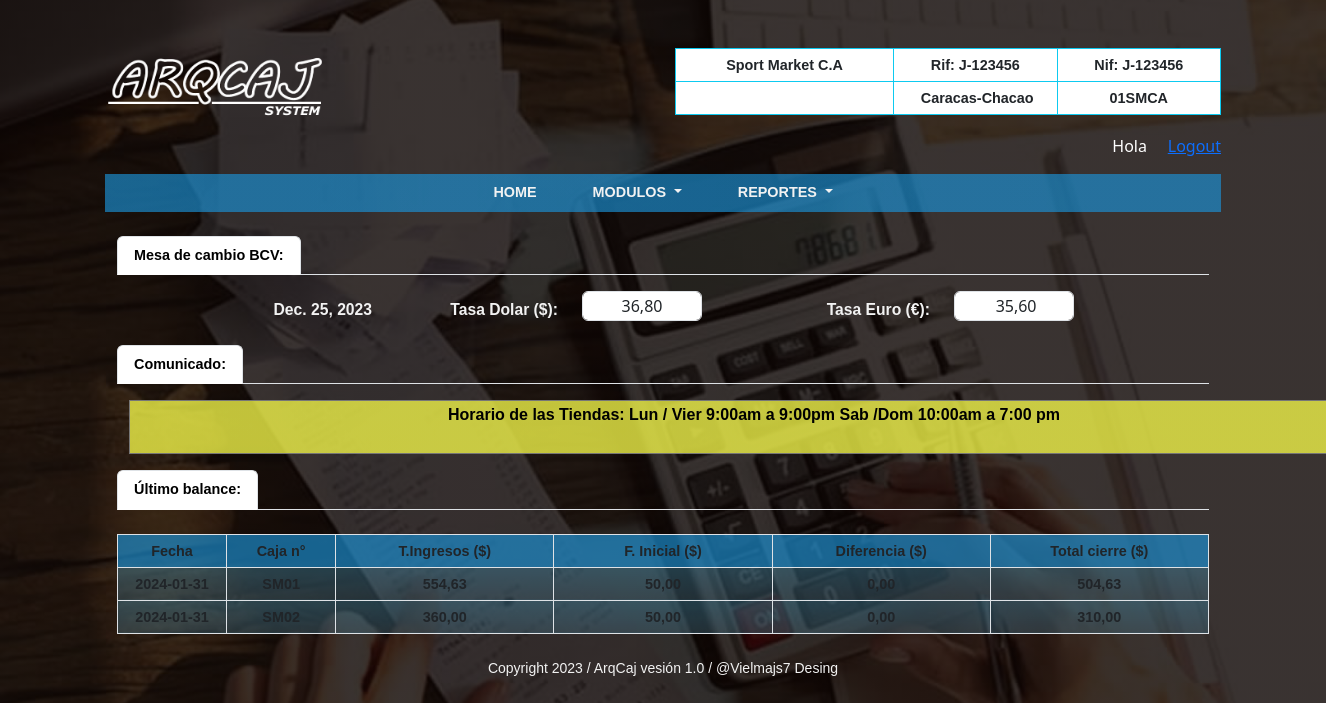
The page /home on the database its author committed.
### ProyectoWebAC/models.py (models this page shows, shortened)
class tienda(models.Model):
    user=models.ForeignKey(User, on_delete=models.CASCADE)
    codigo_tienda=models.CharField(max_length=6, null=False)
    razon=models.CharField(max_length=30, null=False)
    rif= models.CharField(max_length=12, null=False)
    nif= models.CharField(max_length=12, null=False)
    direccion= models.CharField(max_length=25, null=False)
    telf=models.CharField(max_length=30, null=True)
    redes=models.CharField(max_length=25, null=True)
    created=models.DateField(auto_now_add=True)
    update=models.DateField(auto_now_add=True)
    class Meta:
        verbose_name="Tienda"
        verbose_name_plural="Tiendas"

class tasaDivisa(models.Model):
    tasa_usd=models.CharField(max_length=6, null=False)
    tasa_eur=models.CharField(max_length=6, null=False)
    created=models.DateField(auto_now_add=True)
    update=models.DateField(auto_now_add=True)
    class Meta:
        verbose_name="Divisa"
        verbose_name_plural="Divisas"

class comunicado(models.Model):
    nota= models.CharField(max_length=200, null=False)
    created=models.DateField(auto_now_add=True)
    update=models.DateField(auto_now_add=True)
    class Meta:
        verbose_name="Nota"
        verbose_name_plural="Notas"

class caja(models.Model):
    tienda=models.ForeignKey(tienda, on_delete=models.CASCADE)
    codigo_caja=models.CharField(max_length=4, null=False)
    created=models.DateField(auto_now_add=True)
    update=models.DateField(auto_now_add=True)
    class Meta:
        verbose_name= "Caja"
        verbose_name_plural="Cajas"
    def __str__(self):
        return self.codigo_caja

### ArqueoCaja/models.py (models this page shows, shortened)
class arqueo(models.Model):
    tienda=models.ForeignKey(tienda, on_delete=models.CASCADE)
    caja=models.ForeignKey(caja, on_delete=models.CASCADE)
    tasaDivisa=models.ForeignKey(tasaDivisa, on_delete=models.CASCADE)
    ef_bs=models.CharField(max_length=10, null=False)
    ef_usd=models.CharField(max_length=10, null=False)
    ef_eur=models.CharField(max_length=10, null=False)
    td_bs=models.CharField(max_length=10, null=False)
    tc_usd=models.CharField(max_length=10, null=False)
    tc_bs=models.CharField(max_length=10, null=False)
    tr_bs=models.CharField(max_length=10, null=False)
    tr_zll=models.CharField(max_length=10, null=False)
    pm_bs=models.CharField(max_length=10, null=False)
    ti_bs=models.CharField(max_length=20, null=False)
    ti_usd=models.CharField(max_length=20, null=False)
    ti_eur=models.CharField(max_length=20, null=False)
    ti_zll=models.CharField(max_length=20, null=False)
    vn_usd=models.CharField(max_length=40, null=False)
    vn_bs=models.CharField(max_length=40, null=False)
    fi=models.CharField(max_length=10, null=False)
    gt=models.CharField(max_length=10, null=False)
    dt=models.CharField(max_length=10, null=False)
    dv=models.CharField(max_length=10, null=False)
    df=models.CharField(max_length=10, null=False)
    cierre=models.CharField(max_length=30, null=False)
    nota=models.CharField(max_length=250, null=True)
    procesado=models.BooleanField()
    created=models.CharField(max_length=10, null=False)
    update=models.DateField(auto_now_add=True)
    class Meta:
        verbose_name= "Arqueo"
        verbose_name_plural="Arqueos"

### ProyectoWebAC/views.py (the view)
# urls.py: path('home', views.homeView, name="Home"),
def homeView(request):
    return render(request, "ProyectoWebAC/home.html")

### ArqueoCaja/context_processors.py (called while the page is built)
def arqueoView(request):
    arqueoset= arqueo.objects.filter(tienda=(1))
    return {'arqueoset': arqueoset}

### ProyectoWebAC/context_processors.py (called while the page is built)
def tiendaView(request):
    tiendaset= tienda.objects.filter(user=(1))
    tiendaall=tienda.objects.all()
    return {'tiendaset': tiendaset, 'tiendaall':tiendaall}

def cajaView(request):
    cajaset= caja.objects.filter(tienda=(1))
    return {'cajaset': cajaset}

def divisaView(request):
    divisaset= tasaDivisa.objects.filter(id=(1))
    return {'divisaset': divisaset}

def notaView(request):
    notaset= comunicado.objects.all()
    return {'notaset': notaset}

### ProyectoWebAC/templates/ProyectoWebAC/home.html (shortened to what this page needs)
{% extends "ProyectoWebAC/baseII.html" %}
{% load static %}
{% load widget_tweaks %}
{% block content %}
<section>
    <div class="container lg">
        <ul class="nav nav-tabs my-3">
            <li class="nav-item">
                <a class="nav-link active" aria-current="page" href="#">Mesa de cambio BCV:</a>
            </li>
        </ul>
        <div class="form-group row my-3" style="text-align: end;">
            {% for d in divisaset %}
                <label for="tasa_usd" class="col-lg-3 col-form-label" id="etiqueta" >{{d.created}}</label>
            {% endfor %}
            <label for="tasa_usd" class="col-lg-2 col-form-label" id="etiqueta" >Tasa Dolar ($):</label>
            <div class="col-sm-2">
                {% for d in divisaset %}
                    <input type="text" class="form-control" value="{{d.tasa_usd}}" readonly>
                {% endfor %}
            </div>
            <label for="tasa_eur" class="col-lg-2 col-form-label" id="etiqueta" >Tasa Euro (€):</label>
            <div class="col-sm-2">
                {% for d in divisaset %}
                    <input type="text" class="form-control" value=" {{d.tasa_eur}}" readonly>
                {% endfor %}
            </div>
          </div>
    </div>
    <div class="container-lg">
        <ul class="nav nav-tabs my-3">
            <li class="nav-item">
                <a class="nav-link active" aria-current="page" href="#">Comunicado:</a>
            </li>
        </ul>
        <div class="container-lg">
            {% for n in notaset %}
                <textarea name="nota" rows="2" cols="2" id="aviso" readonly>{{n.nota}}</textarea>
            {% endfor %}
        </div>
    </div>
    <div class="container-lg">
        <ul class="nav nav-tabs my-3">
            <li class="nav-item">
                <a class="nav-link active" aria-current="page" href="#">Último balance:</a>
            </li>
        </ul>
    </div>
    <div class="container-lg">
        <table class="table table-responsive table-bordered my-4" id="table">
          <thead>
            <tr>
                <th width="10%">Fecha</th>
                <th width="10%">Caja n°</th>
                <th width="20%">T.Ingresos ($)</th>
                <th width="20%">F. Inicial ($)</th>
                <th width="20%">Diferencia ($)</th>
                <th width="20%">Total cierre ($)</th>
            </tr>
          </thead>
            {% for a in arqueoset %}
            <tr>
                <td>{{a.created}}</td>
                <td>{{a.caja}}</td>
                <td>{{a.vn_usd}}</td>
                <td>{{a.fi}}</td>
                <td>{{a.df}}</td>
                <td>{{a.cierre}}</td>
            </tr>
            {% endfor %}
        </table>
    </div>
</section>
{% endblock %}

### ProyectoWebAC/templates/ProyectoWebAC/baseII.html (shortened to what this page needs)
<html lang="es">
<head>
    {% load static %}
    {% load widget_tweaks %}
    <link href="https://cdn.jsdelivr.net/npm/bootstrap@5.3.0-alpha3/dist/css/bootstrap.min.css" rel="stylesheet">
    <link href= "{% static 'ProyectoWebAC/css/app.css' %}" rel="stylesheet">
</head>
<body>
    <div class="container text-expanded">
      <div class="row align-items-start">
        <div class="col mt-5">
          <figure>
            <img src="{% static 'ProyectoWebAC/img/Logo II.png' %}" style="width: 230px; height: 70px">
          </figure>
        </div>
        <div class="col mt-5 text-expanded">
          <table class="table table-bordered table-responsive border-info">
            <thead>
               {% for t in tiendaset %}
                <tr>
                  <td width="40%">{{t.razon}}</td>
                  <td width="30%">Rif:&nbsp;{{t.rif}}</td>
                  <td width="30%">Nif:&nbsp;{{t.nif}}</td>
                </tr>
                <tr>
                  <td></td>
                  <td>&nbsp;{{t.direccion}}</td>
                  <td>{{t.codigo_tienda}}</td>
                </tr>
               {% endfor %}
            </thead>
          </table>
        </div>
        <div class="text-white" style="text-align:right; margin-right:80px">
          <label name="usuario">Hola &nbsp;{{user.first_name}} &nbsp;
            <a href="{% url 'Cerrar_sesion' %}">Logout</a>
          </label>
        </div>
      </div>
    </div>
    <div class="container my-3">
      <nav class="navbar navbar-expand-lg py-sm-0">
          <ul class="navbar-nav mx-auto">
              <li class="nav-item px-lg-4">
                  <a class="nav-link text-uppercase" href="{% url 'Home' %}">Home</a>
              </li>
              <li class="nav-item dropdown px-lg-3">
                <a class="nav-link text-uppercase dropdown-toggle" href="#" role="button" data-bs-toggle="dropdown" aria-expanded="false">
                  Modulos
                </a>
            </li>
              <li class="nav-item dropdown px-lg-4">
                  <a class="nav-link text-uppercase dropdown-toggle" href="#" role="button" data-bs-toggle="dropdown" aria-expanded="false">
                    Reportes
                  </a>
              </li>
          </ul>
      </nav>
  </div>
  <div class="container my-4">
    {% block content %}
    {% endblock %}
  </div>
    <footer>
      <div class="container text-expanded my-4" id="pie">
          <label><small>Copyright 2023 / ArqCaj vesión 1.0 / @Vielmajs7 Desing</small></label>
      </div>
    </footer>
  </body>
</html>

### ProyectoWebAC/static/ProyectoWebAC/css/app.css (style rules this page uses)
body { background: linear-gradient(rgba(14, 6, 4, 0.82), rgba(14, 6, 4, 0.82)), url("../img/Fondo.jpg"); background-attachment: fixed; background-position: center; background-size: cover; }
.navbar { background: linear-gradient(rgba(27, 147, 216, 0.65), rgba(27, 147, 216, 0.65)); }
.nav-link { font-family: Verdana, Geneva, Tahoma, sans-serif; font-weight: bold; font-size: 0.9em; color: rgb(242, 242, 242); }
.table { font-family: Verdana, Geneva, Tahoma, sans-serif; text-align: center; font-weight: bold; font-size: 0.9em; color: rgb(242, 242, 242); }
.table th { background: linear-gradient(rgba(27, 147, 216, 0.65), rgba(27, 147, 216, 0.65)); }
#table td { background: linear-gradient(rgba(66, 141, 173, 0.404), rgba(66, 108, 128, 0.404)); }
#etiqueta { font-family: Verdana, Geneva, Tahoma, sans-serif; font-size: 0.98em; font-weight: bold; color: rgb(242, 242, 242); }
#aviso { background: linear-gradient(rgba(242, 245, 73, 0.785), rgba(242, 245, 73, 0.785)); font-family: Verdana, Geneva, Tahoma, sans-serif; text-align: center; font-weight: bold; color: rgb(0, 0, 0); width: 1250px; align-items: center; }
#pie { font-family: Verdana, Geneva, Tahoma, sans-serif; font-size:1.0em; text-align: center; color: rgb(242, 242, 242); }
.form-control { text-align: center; width: 120px; height: 30px; }

### rows shown on the page
tienda: razon "Sport Market C.A", rif "J-123456", nif "J-123456", direccion "Caracas-Chacao", codigo_tienda "01SMCA"
tasaDivisa: created "Dec. 25, 2023", tasa_usd "36,80", tasa_eur "35,60"
comunicado: nota "Horario de las Tiendas: Lun / Vier 9:00am a 9:00pm Sab /Dom 10:00am a 7:00 pm"
arqueo: created "2024-01-31", caja "SM01", vn_usd "554,63", fi "50,00", df "0,00", cierre "504,63"
arqueo: created "2024-01-31", caja "SM02", vn_usd "360,00", fi "50,00", df "0,00", cierre "310,00"
